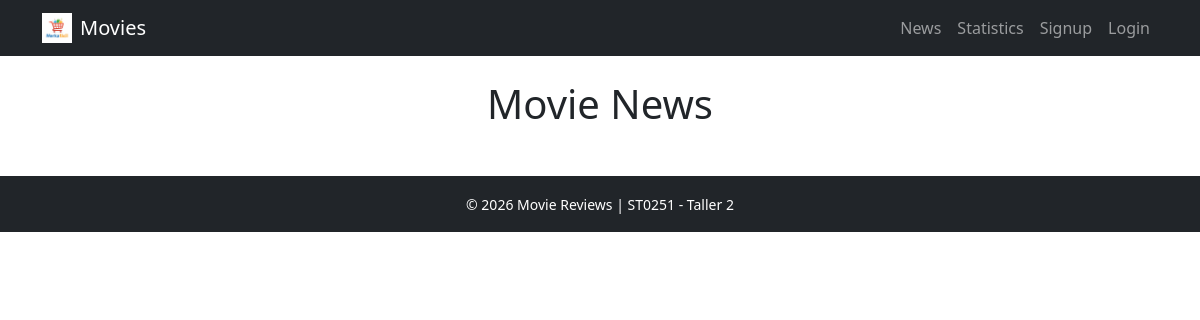
The page /news/ on the database as committed earlier.
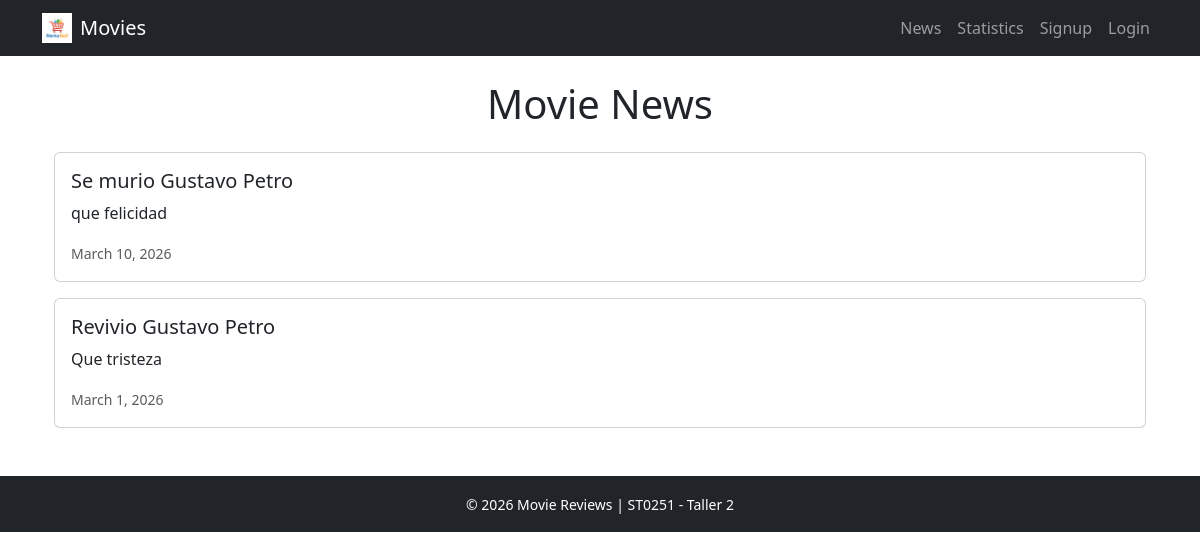
The same page on the database as committed later.
### news/models.py (models this page shows, shortened)
class News(models.Model):
    headline = models.CharField(max_length=200)
    body = models.TextField()
    date = models.DateField()

### news/views.py (the view)
# urls.py: path('', views.news_view, name='news'),
def news_view(request):
    newss = News.objects.order_by('-date')
    return render(request, 'news.html', {'newss': newss})

### news/templates/news.html
{% extends 'base.html' %}
{% block content %}
<h1 class="text-center mb-4">Movie News</h1>
<div class="container">
    {% for news in newss %}
    <div class="card mb-3">
        <div class="card-body">
            <h5 class="card-title">
                {{ news.headline }}
            </h5>
            <p class="card-text">
                {{ news.body }}
            </p>
            <p class="card-text">
                <small class="text-muted">
                    {{ news.date }}
                </small>
            </p>
        </div>
    </div>
    {% endfor %}
</div>
{% endblock content %}

### moviereviews/templates/base.html (shortened to what this page needs)
{% load static %}
<!DOCTYPE html>
<html>
<head>
    <link href="https://cdn.jsdelivr.net/npm/bootstrap@5.3.3/dist/css/bootstrap.min.css" rel="stylesheet">
</head>
<body>
<nav class="navbar navbar-expand-lg navbar-dark bg-dark">
    <div class="container">
        <a class="navbar-brand d-flex align-items-center" href="{% url 'home' %}">
            <img src="{% static 'images/home.png' %}" width="30" class="me-2">
            Movies
        </a>
        <div class="collapse navbar-collapse" id="navbarNav">
            <ul class="navbar-nav ms-auto">
                <li class="nav-item">
                    <a class="nav-link" href="{% url 'news' %}">
                        News
                    </a>
                </li>
                <li class="nav-item">
                    <a class="nav-link" href="{% url 'statistics' %}">
                        Statistics
                    </a>
                </li>
                {% if user.is_authenticated %}
                    <li class="nav-item">
                        <span class="navbar-text me-3 text-white">
                            Welcome {{ user.username }}
                        </span>
                    </li>
                {% else %}
                    <li class="nav-item">
                        <a class="nav-link" href="{% url 'signup' %}">
                            Signup
                        </a>
                    </li>
                    <li class="nav-item">
                        <a class="nav-link" href="{% url 'login' %}">
                            Login
                        </a>
                    </li>
                {% endif %}
            </ul>
        </div>
    </div>
</nav>
<div class="container mt-4">
    {% block content %}
    {% endblock content %}
</div>
<footer class="bg-dark text-white text-center py-3 mt-5">
    <div class="container">
        <small>
            © 2026 Movie Reviews | ST0251 - Taller 2
        </small>
    </div>
</footer>
</body>
</html>

Rows that differ between the two databases and show on the page:
added News: headline "Se murio Gustavo Petro", body "que felicidad", date "March 10, 2026"
added News: headline "Revivio Gustavo Petro", body "Que tristeza", date "March 1, 2026"
